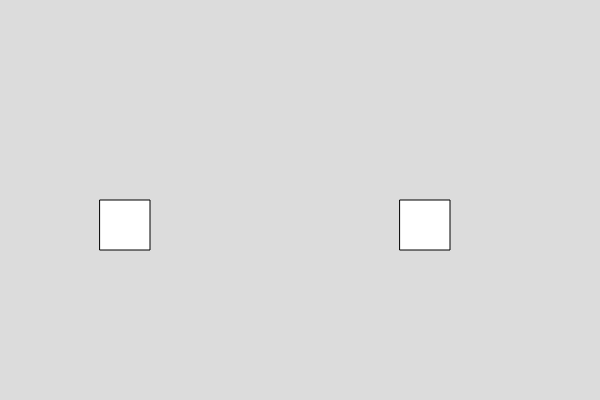
Frame 1 (no input)
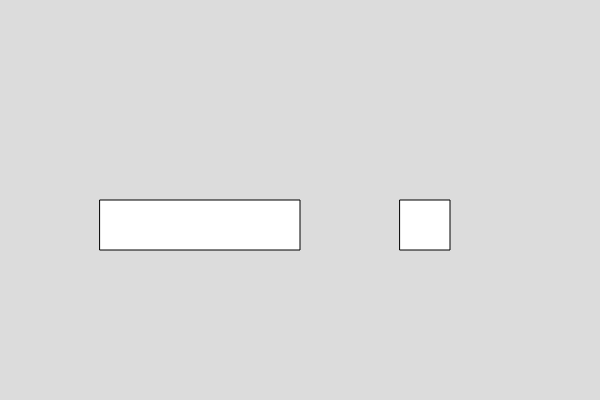
Frame 60 (no input)
Frame 120 (the mouse pressed at the canvas centre since frame 60): identical to frame 60, image omitted

The p5.js sketch that drew these frames (run headless with seeded random() and noise() and a simulated clock; from frame 60 on, the mouse is pressed at the canvas centre):

// p5.js sketch
// ── sketch.js

var box1, box2;

function setup() {
  createCanvas(600, 400);
  box1 = new Box();
  box2 = new Box();
}

function draw() {
  background(220);
 box1.show();
 box1.setWidth(200);
 box2.x = 400;
 box2.show();
 box2.setWidth(50);
}


// ── box.js
class Box
  {
    constructor()
    {
      this.x =100;
      this.y = 200
      this.w = 50;
      this.h = 50;
    }
    
    show()
    {
      rect(this.x,this.y,this.w,this.h)
    }
    
    //write function to set the width of the box
    setWidth(width)
    {
      this.w = width;
    }
  }

  
